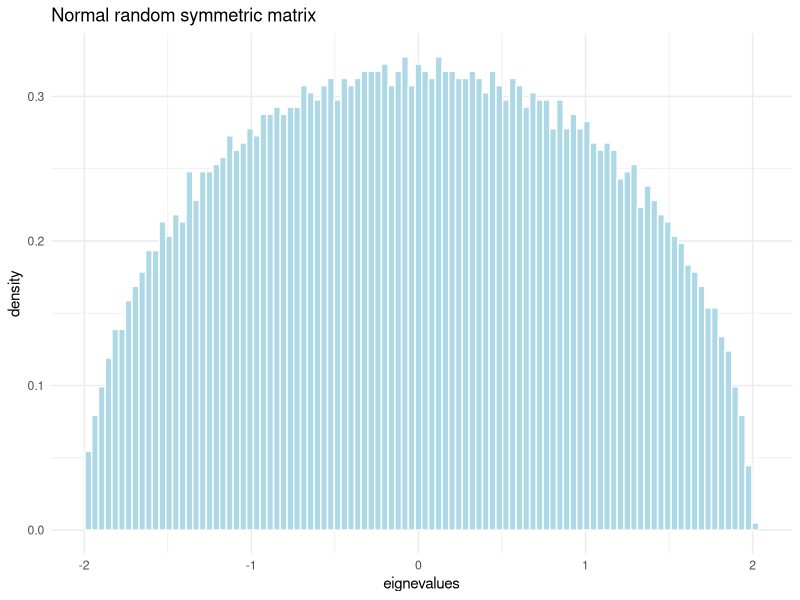

Here is the R script that generated this plot: (Note: a time limit stopped this script after it produced the figure.)
## ---- chunk 1
#| label: normal random symmetric matrix 
#| echo: true
require(ggplot2)

# 5000 rows and columns
n <- 5000
# generate n^2 samples from N(0,1)
m <- array( rnorm(n^2) ,c(n,n))
# make it symmetric
m2 <- (m + t(m))/sqrt(2*n) # t(m) %*% m
# compute eigenvalues and vectors
lambda <- eigen(m2, symmetric=T, only.values = T)

# plot the eignevalues
tibble::tibble(lambda = lambda$values) |> 
  ggplot(aes(x = lambda, y = after_stat(density))) + 
  geom_histogram(color = "white", fill="lightblue", bins=100) + 
  labs(x = 'eignevalues', title = 'Normal random symmetric matrix') +
  theme_minimal()
## ---- chunk 2
# 5000 rows and columns
n <- 5000
# generate n^2 samples from N(0,1)
m <- array( runif(n^2) ,c(n,n))
# make it symmetric
m2 <- sqrt(12)*(m + t(m) -1)/sqrt(2*n) # t(m) %*% m
# compute eigenvalues and vectors
lambda <- eigen(m2, symmetric=T, only.values = T)

# plot the eignevalues
tibble::tibble(lambda = lambda$values) |> 
  ggplot(aes(x = lambda, y = after_stat(density))) + 
  geom_histogram(color = "white", fill="lightblue", bins=100) + 
  labs(x = 'eignevalues', title = 'Uniform random symmetric matrix') +
  theme_minimal()
## ---- chunk 3
#| label: IID random normal returns
#| warnings: false
#| errors: false

t <- 5000;
m <- 1000;
h = array(rnorm(m*t),c(m,t)); # Time series in rows
e = h %*% t(h)/t; # Form the correlation matrix
lambdae = eigen(e, symmetric=T, only.values = T);
# ee = lambdae$values;
# hist(ee, breaks =seq(0.01,3.01,.02), main=NA,xlab=”Eigenvalues”, freq=F)

# plot the eignevalues
tibble::tibble(lambda = lambdae$values) |> 
  ggplot(aes(x = lambda, y = after_stat(density))) + 
  geom_histogram(color = "white", fill="lightblue", bins=100) + 
  geom_density() +
  labs(x = 'eignevalues', title = 'Normal random symmetric matrix') +
  xlim(0,3) +
  theme_minimal()
